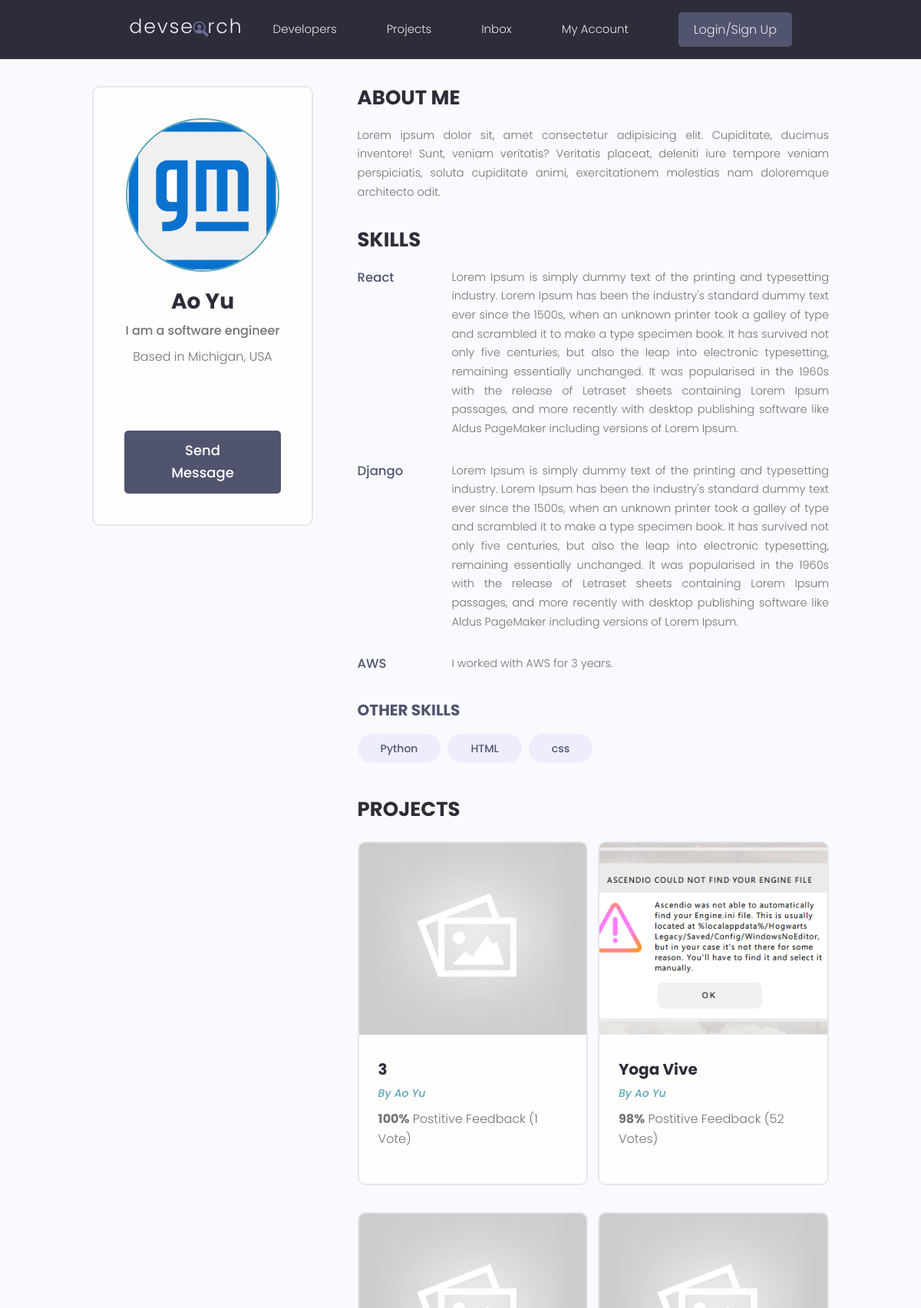
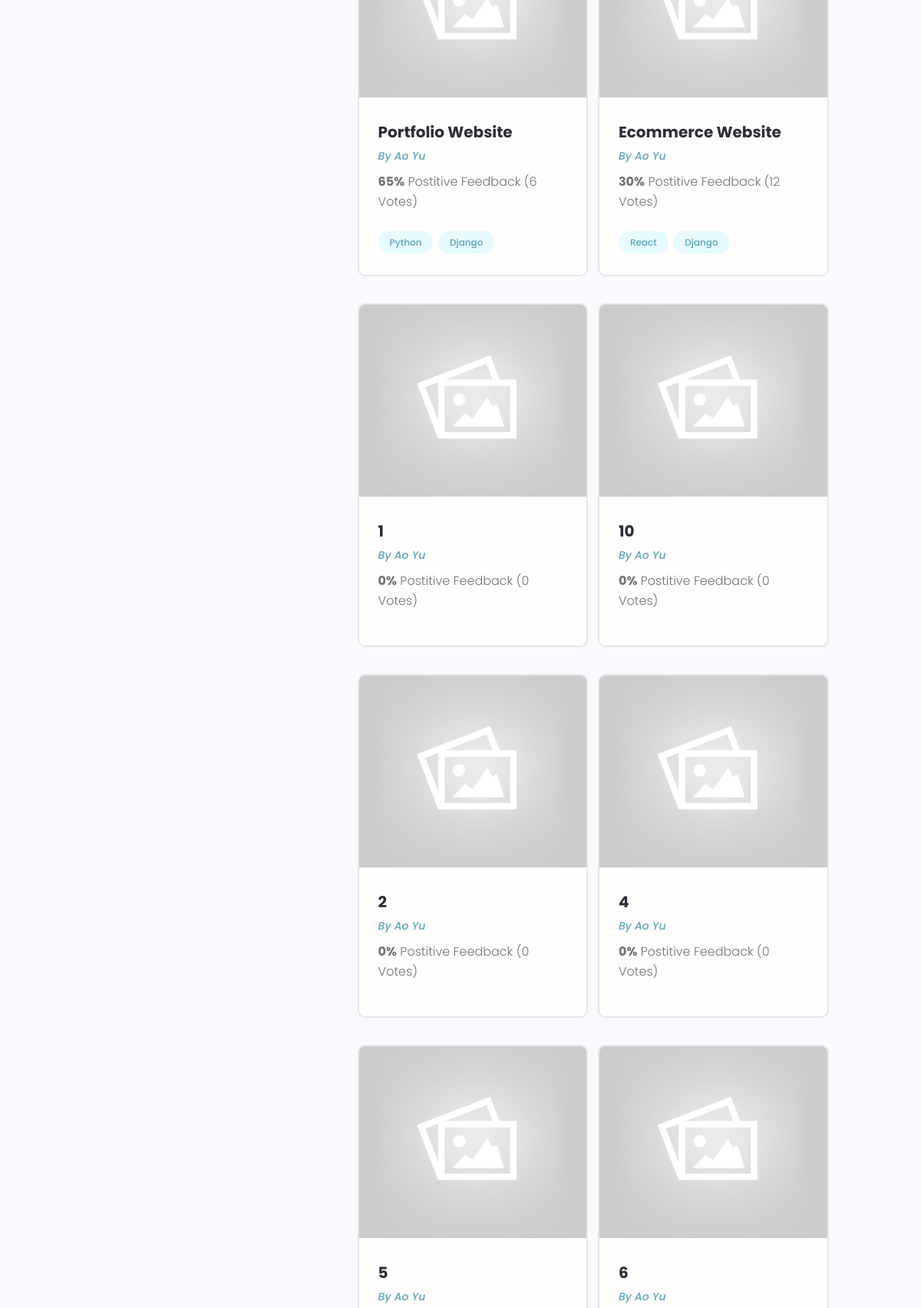
The page /profile/ccaa78c3-f827-4f3f-bb71-079f6373a151/ (upper part) on the database its author committed (2 pictures, top to bottom).
### users/models.py (models this page shows, shortened)
class Profile(models.Model):
    user = models.OneToOneField(User, null=True, on_delete=models.CASCADE, blank=True)
    name = models.CharField(max_length=200, null=True, blank=True)
    email = models.EmailField(max_length=200, null=True, blank=True)
    username = models.CharField(max_length=200, null=True, blank=True)
    location = models.CharField(max_length=200, null=True, blank=True)
    short_intro = models.CharField(max_length=200, null=True, blank=True)
    bio = models.TextField(null=True, blank=True)
    profile_image = models.ImageField(null=True, blank=True, upload_to='profiles/', default='profiles/user-default.png')
    social_github = models.CharField(max_length=200, null=True, blank=True)
    social_twitter = models.CharField(max_length=200, null=True, blank=True)
    social_linkedin = models.CharField(max_length=200, null=True, blank=True)
    social_youtube = models.CharField(max_length=200, null=True, blank=True)
    social_website = models.CharField(max_length=200, null=True, blank=True)
    created = models.DateTimeField(auto_now_add=True)
    id = models.UUIDField(default=uuid.uuid4, unique=True,
                            primary_key=True, editable=False)

class Skill(models.Model):
    owner = models.ForeignKey(Profile, null=True, on_delete=models.CASCADE, blank=True)
    name = models.CharField(max_length=200, null=True, blank=True)
    description = models.TextField(null=True, blank=True)
    created = models.DateTimeField(auto_now_add=True)
    id = models.UUIDField(default=uuid.uuid4, unique=True,
                            primary_key=True, editable=False)
    def __str__(self):
        return str(self.name)

### projects/models.py (models this page shows, shortened)
class Project(models.Model):
    owner = models.ForeignKey(Profile, null=True, blank=True, on_delete=models.SET_NULL)
    title = models.CharField(max_length=200)
    description = models.TextField(null=True, blank=True)
    featured_image = models.ImageField(null=True, blank=True, default='default.jpg')
    demo_link = models.CharField(max_length=2000, null=True, blank=True)
    source_link = models.CharField(max_length=2000, null=True, blank=True)
    tags = models.ManyToManyField('Tag', blank=True)
    vote_total = models.IntegerField(default=0, null=True, blank=True)
    vote_ratio = models.IntegerField(default=0, null=True, blank=True)
    created = models.DateTimeField(auto_now_add=True)
    id = models.UUIDField(default=uuid.uuid4, unique=True,
                            primary_key=True, editable=False)
    class Meta:
        ordering = ['-vote_ratio', '-vote_total', 'title']

class Tag(models.Model):
    name = models.CharField(max_length=200)
    created = models.DateTimeField(auto_now_add=True)
    id = models.UUIDField(default=uuid.uuid4, unique=True,
                            primary_key=True, editable=False)
    def __str__(self):
        return self.name

### users/views.py (the view)
# urls.py: path('profile/<str:pk>/', views.userProfile, name='user-profile'),
def userProfile(request, pk):
    profile = Profile.objects.get(id=pk)
    topSkills = profile.skill_set.exclude(description__exact="")
    otherSkills = profile.skill_set.filter(description="")
    context = {
        'profile': profile,
        'topSkills': topSkills,
        'otherSkills': otherSkills
    }
    return render(request, 'users/user-profile.html', context)

### users/templates/users/user-profile.html (shortened to what this page needs)
{%extends 'main.html'%}
{%block content%}
  <main class="profile my-md">
    <div class="container">
      <div class="layout">
        <div class="column column--1of3">
          <div class="card text-center">
            <div class="card__body dev">
              <img class="avatar avatar--xl" src="{{profile.profile_image.url}}" />
              <h2 class="dev__name">{{profile.name}}</h2>
              <p class="dev__title">{{profile.short_intro}}</p>
              <p class="dev__location">Based in {{profile.location}}</p>
              <ul class="dev__social">
              </ul>
              <a href="#" class="btn btn--sub btn--lg">Send Message </a>
            </div>
          </div>
        </div>
        <div class="column column--2of3">
          <div class="devInfo">
            <h3 class="devInfo__title">About Me</h3>
            <p class="devInfo__about">
                {{profile.bio}}
            </p>
          </div>
          <div class="devInfo">
            <h3 class="devInfo__title">Skills</h3>
            <div class="devInfo__skills">
            {%for skill in topSkills%}
              <div class="devSkill">
                <h4 class="devSkill__title">{{skill.name}}</h4>
                <p class="devSkill__info">
                  {{skill.description}}
                </p>
              </div>
            {%endfor%}
              <h3 class="devInfo__subtitle">Other Skills</h3>
              <div class="devInfo__otherSkills">
                {%for skill in otherSkills%}
                <span class="tag tag--pill tag--sub tag--lg">
                  <small>{{skill}}</small>
                </span>
                {%endfor%}
              </div>
            </div>
          </div>
          <div class="devInfo">
            <h3 class="devInfo__title">Projects</h3>
            <div class="grid grid--two">
            {%for project in profile.project_set.all%}
              <div class="column">
                <div class="card project">
                  <a href="{%url 'project' project.id%}" class="project">
                    <img class="project__thumbnail" src="{{project.featured_image.url}}" alt="project thumbnail" />
                    <div class="card__body">
                      <h3 class="project__title">{{project.title}}</h3>
                      <p><a class="project__author" href="{%url 'user-profile' project.owner.id%}">By {{project.owner.name}}</a></p>
                      <p class="project--rating">
                        <span style="font-weight: bold;">{{project.vote_ratio}}%</span> Postitive
                        Feedback ({{project.vote_total}} Vote{{project.vote_total|pluralize:"s"}})
                      </p>
                      <div class="project__tags">
                        {%for tag in project.tags.all%}
                        <span class="tag tag--pill tag--main">
                          <small>{{tag}}</small>
                        </span>
                        {%endfor%}
                      </div>
                    </div>
                  </a>
                </div>
              </div>
            {%endfor%}
            </div>
          </div>
        </div>
      </div>
    </div>
  </main>
{%endblock content%}

### static/styles/app.css (style rules this page uses)
:root { --color-sub: #2d2d39; }
.btn--sub { background-color: var(--color-sub-light); }
.card { border: 2px solid var(--color-light); }
img { width: 100%; }
.profile .card > .dev { padding: 4rem; }
.dev__name { color: var(--color-sub); font-size: 2.8rem; font-weight: 700; margin-top: 1rem; margin-bottom: 0.5rem; }
.dev__title { font-size: 1.6rem; font-weight: 500; line-height: 1.3; }
.dev__location { margin-top: 1rem; }
.dev__social { margin: 3rem 0; list-style: none; display: flex; justify-content: center; gap: 1.5rem; }
.devInfo { margin-bottom: 3rem; }
.devInfo__title, .devInfo__subtitle { font-size: 2.6rem; color: var(--color-sub); text-transform: uppercase; font-weight: 700; margin-bottom: 1.5rem; }
.devInfo__subtitle { font-size: 2rem; color: var(--color-sub-light); }
.devInfo__about, .devSkill__info { font-size: 1.45rem; line-height: 1.7; text-align: justify; }
.devSkill { margin-bottom: 3rem; }
.devSkill__title { font-size: 1.65rem; font-weight: 500; color: var(--color-sub-light); }
@media screen and (min-width: 700px) { .devSkill { display: flex; justify-content: space-between; gap: 3rem; } }
@media screen and (min-width: 700px) { .devSkill__info { flex-basis: 80%; } }
.project__author { font-size: 1.4rem; font-style: italic; }
.project--rating { margin-bottom: 1.6em; margin-top: .5em; }
.project__thumbnail { height: 25rem; object-fit: cover; object-position: top center; }
.project__title { font-size: 2rem; font-weight: 700; color: var(--color-sub); }

### static/uikit/styles/modules/_variables.css (style rules this page uses)
:root { --color-main: #5aa5b9; --color-main-light: #e6faff; --color-sub: #3f4156; --color-sub-light: #51546e; --color-sub-lighter: #ededfd; --color-text: #737373; --color-gray: #8b8b8b; --color-light: #e5e7eb; --color-light-gray: #767676; --color-bg: #f8fafd; --color-white: #fffefd; --color-white-light: #f3f3f3; --color-success: #359e64; --color-success-bg: #def8e8; --color-error: #fc4b0b; --color-error-bg: #fff2ee; --font-base: 'Poppins', arial, helvetica, 'Segoe UI', roboto, ubuntu, sans-serif; --font-monospace: 'Fira Code', 'Courier New', courier, monospace; --font-regular: 300; --font-medium: 500; --font-bold: 700; --generic-shadow: 1px 1px 5px #00000010; --generic-transition: all 0.3s ease-in-out; }

### static/uikit/styles/modules/_base.css (style rules this page uses)
* { margin: 0; padding: 0; box-sizing: border-box; text-rendering: optimizeLegibility; color: inherit; font-size: inherit; }
html { font-size: 50%; }
@media only screen and (min-width: 480px) { html { font-size: 56.25%; } }
@media only screen and (min-width: 1200px) { html { font-size: 62.5%; } }
body { line-height: 1.6; font-weight: 400; font-size: 1.5rem; color: var(--color-text); background-color: var(--color-bg); min-height: 100vh; }

### static/uikit/styles/modules/_typography.css (style rules this page uses)
* { font-family: var(--font-base); }
h2 { font-size: 3.6rem; font-weight: var(--font-bold); }
h3 { font-size: 3.2rem; font-weight: var(--font-medium); }
h4 { font-size: 2.8rem; font-weight: var(--font-medium); }
p, span, strong { font-size: 1.6rem; color: var(--color-text); font-weight: var(--font-regular); }
a { padding-bottom: 2px; text-decoration: none; display: inline-block; color: var(--color-main); font-weight: var(--font-medium); }

### static/uikit/styles/modules/_utilities.css (style rules this page uses)
.container { width: 92%; max-width: 165rem; margin: 0 auto; box-sizing: border-box; }
@media screen and (min-width: 1000px) { .container { width: 90%; } }
@media screen and (min-width: 1200px) { .container { width: 80%; } }
.text-center { text-align: center; }
.my-md { margin: 3rem auto; }

### static/uikit/styles/modules/_avatar.css (style rules this page uses)
.avatar { border-radius: 50%; border: 2px solid var(--color-main); object-fit: cover; }
.avatar--xl { height: 20rem; width: 20rem; }

### static/uikit/styles/modules/_button.css (style rules this page uses)
.btn { display: inline-block; position: relative; cursor: pointer; background-color: var(--color-light); font-weight: var(--font-medium); color: var(--color-sub); text-decoration: none; padding: 1rem 2rem; border-radius: 0.5rem; border: none; width: -webkit-fit-content; width: -moz-fit-content; width: fit-content; height: -webkit-fit-content; height: -moz-fit-content; height: fit-content; font-size: 1.6rem; outline-width: 0; outline-color: transparent; -webkit-backface-visibility: hidden; backface-visibility: hidden; transition: all 0.3s ease-in-out; }
.btn--sub { background-color: var(--color-sub); color: var(--color-white); }
.btn--lg { font-size: 1.8rem; padding: 1.2rem 4.5rem; }

### static/uikit/styles/modules/_card.css (style rules this page uses)
.card { border-radius: 1rem; background-color: var(--color-white); border: 1.5px solid var(--color-light); width: auto; height: auto; margin-top: 0.5rem; margin-bottom: 0.5rem; overflow: hidden; }
.card__body, .card__header { padding: 2rem 2.5rem; }

### rows shown on the page
Profile: profile_image (picture), name "Ao Yu", short_intro "I am a software engineer", location "Michigan, USA", bio "Lorem ipsum dolor sit, amet consectetur adipisicing elit. Cupiditate, ducimus inventore! Sunt, veniam veritatis? Veritatis placeat, deleniti iure tempore veniam perspiciatis, soluta cupiditate animi, exercitationem molestias nam doloremque architecto odit."
Skill: name "React", description "Lorem Ipsum is simply dummy text of the printing and typesetting industry. Lorem Ipsum has been the industry's standard dummy text ever since the 1500s, when an unknown printer took a galley of type and scrambled it to make a type specimen book. It has survived not only five centuries, but also the leap into electronic typesetting, remaining essentially unchanged. It was popularised in the 1960s with the release of Letraset sheets containing Lorem Ipsum passages, and more recently with desktop publishing software like Aldus PageMaker including versions of Lorem Ipsum."
Skill: name "Django", description "Lorem Ipsum is simply dummy text of the printing and typesetting industry. Lorem Ipsum has been the industry's standard dummy text ever since the 1500s, when an unknown printer took a galley of type and scrambled it to make a type specimen book. It has survived not only five centuries, but also the leap into electronic typesetting, remaining essentially unchanged. It was popularised in the 1960s with the release of Letraset sheets containing Lorem Ipsum passages, and more recently with desktop publishing software like Aldus PageMaker including versions of Lorem Ipsum."
Skill: name "AWS", description "I worked with AWS for 3 years."
Skill: name "Python"
Skill: name "HTML"
Skill: name "css"
Project: featured_image (placeholder picture), title "3", owner.name "Ao Yu", vote_ratio "100", vote_total "1"
Project: featured_image (picture), title "Yoga Vive", owner.name "Ao Yu", vote_ratio "98", vote_total "52"
Project: featured_image (placeholder picture), title "Portfolio Website", owner.name "Ao Yu", vote_ratio "65", vote_total "6"
Tag: name "Python"
Tag: name "Django"
Project: featured_image (placeholder picture), title "Ecommerce Website", owner.name "Ao Yu", vote_ratio "30", vote_total "12"
Tag: name "React"
Project: featured_image (placeholder picture), title "1", owner.name "Ao Yu", vote_ratio "0", vote_total "0"
Project: featured_image (placeholder picture), title "10", owner.name "Ao Yu", vote_ratio "0", vote_total "0"
Project: featured_image (placeholder picture), title "2", owner.name "Ao Yu", vote_ratio "0", vote_total "0"
Project: featured_image (placeholder picture), title "4", owner.name "Ao Yu", vote_ratio "0", vote_total "0"
Project: featured_image (placeholder picture), title "5", owner.name "Ao Yu"
Project: featured_image (placeholder picture), title "6", owner.name "Ao Yu"
